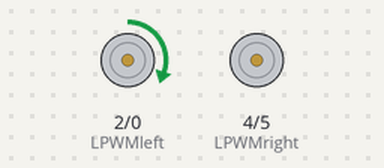
This sketch was run on a simulated ESP8266 (NodeMCU). Shown: motor-driver pin pairs drawn as motors (green arrow = first pin HIGH = forward, orange = second pin HIGH = backward, longer = more drive). WiFi joins after 1.5 s; servers stay silent unless stated; no MQTT or app messages arrive unless stated; what the sketch prints to the serial monitor is not drawn.

Above: at 1.6 s.
At 2.2 s:
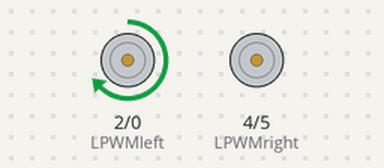
At 3.1 s:
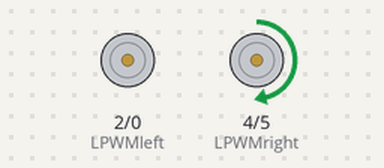
At 4.7 s:
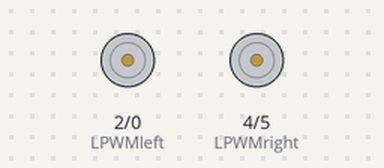
Timing chart, 0 to 6.2 s (numbered marks = the images above):
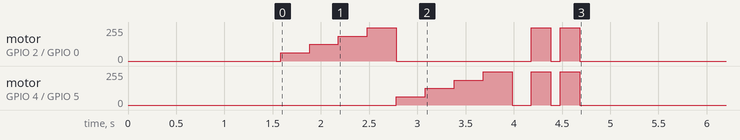

The sketch:

movement.ino
```cpp
#include <PubSubClient.h>
#include <SoftwareSerial.h>
#include <ESP8266WiFi.h>
#include <ArduinoJson.h>

String clientName     = "mover";
const char* ssid      = "droneboat";
const char* password  = "CHANGE!ME";
char* server          = "droneboat";
char* topic           = "movement";

int RPWMright = 5;
int LPWMright = 4;
int RPWMleft = 0;
int LPWMleft = 2;
int maxPWM = 1023;

WiFiClient wifiClient;

void callback(char* topic, byte* payload, unsigned int length) {
  String encoded;
  for (int i = 0; i < length; i++) {
    encoded += (char)payload[i];
  }

  DynamicJsonDocument json(2048);
  DeserializationError error = deserializeJson(json, encoded);
  if (error)
    return;

  String name = json["name"];
  if (name == "throttle") {
    int leftValue = json["side"]["left"];
    int rightValue = json["side"]["right"];

    int value = json["value"];
    setSpeed(leftValue, "left");
    setSpeed(rightValue, "right");
    //Serial.print("Received: "); Serial.print(name); Serial.print(" : "); Serial.println(value);
  }

}

PubSubClient client(server, 9090, callback, wifiClient);

void setup()
{
  Serial.begin(9600);
  client.setCallback(callback);

  // motor driver
  analogWriteFreq(10000);

  pinMode(RPWMleft, OUTPUT);
  pinMode(LPWMleft, OUTPUT);
  pinMode(RPWMright, OUTPUT);
  pinMode(LPWMright, OUTPUT);

  digitalWrite(RPWMleft, LOW);
  digitalWrite(LPWMleft, LOW);
  digitalWrite(RPWMright, LOW);
  digitalWrite(LPWMright, LOW);

  setSpeed(0, "left");
  setSpeed(0, "right");

  WIFI_login();

  deviceReady();

  //Serial.println("SETUP READY");
}

void loop() {
  if (WiFi.status() != WL_CONNECTED) {
    WIFI_login();
  }

  if(!client.connected()){
    MQTT_connect();
  }

  client.loop();
}

void WIFI_login() {
  Serial.printf("Connecting to %s ", ssid);
  WiFi.softAPdisconnect(true);
  WiFi.begin(ssid, password);
 // WiFi.config(staticIP, gateway, subnet);
  while (WiFi.status() != WL_CONNECTED)
  {
    delay(500);
    Serial.print(".");
  }
  Serial.println("WIFI CONNECTED");
  Serial.println("");
  Serial.print("IP address: ");
  Serial.println(WiFi.localIP());
  Serial.print("Netmask: ");
  Serial.println(WiFi.subnetMask());
  Serial.print("Gateway: ");
  Serial.println(WiFi.gatewayIP());
  MQTT_connect();
}

void MQTT_connect(){
  if (client.connect((char*) clientName.c_str())) {
    client.subscribe(topic);
    Serial.println("CONNECTED TO MQTT BROKER");
    Serial.print("Topic is: ");
    Serial.println(topic);

    if (client.publish(topic, "HELLO")) {
    } else {
      //Serial.println("Publish failed");
    }
  } else {
    MQTT_connect();
    //Serial.println("MQTT connect failed");
    //Serial.println("Will reset and try again...");
    //abort();
  }
}

/**
   wants a value between -100 and 100
*/
int setSpeed(int speed, String side) {
  int pwm = 0;
  int LPWM;
  int RPWM;

  if (side == "left") {
    LPWM = LPWMleft;
    RPWM = RPWMleft;
  } else {
    LPWM = LPWMright;
    RPWM = RPWMright;
  }

  if (speed == pwm) {
    //Serial.print("Stop Motor Speed: ");
    analogWrite(LPWM, pwm);
    analogWrite(RPWM, pwm);
  }
  if (speed > 0) {
    //Serial.print("Forward Motor Speed:");
    pwm = maxPWM / 100 * speed;
    analogWrite(LPWM, pwm);
    analogWrite(RPWM, 0);
  }
  if (speed < 0) {
    //Serial.print("Backward Motor Speed:");
    pwm = maxPWM / 100 * speed * -1;
    analogWrite(LPWM, 0);
    analogWrite(RPWM, pwm);
  }
  //Serial.print(speed);
  //Serial.print(" PWM: ");
  //Serial.println(pwm);
  return pwm;
}

void deviceReady(){
  setSpeed(25, "left");
  delay(300);
  setSpeed(50, "left");
  delay(300);
  setSpeed(75, "left");
  delay(300);
  setSpeed(100, "left");
  delay(300);
  setSpeed(0, "left");
  setSpeed(25, "right");
  delay(300);
  setSpeed(50, "right");
  delay(300);
  setSpeed(75, "right");
  delay(300);
  setSpeed(100, "right");
  delay(300);
  setSpeed(0, "right");
  delay(200);
  setSpeed(100, "right");
  setSpeed(100, "left");
  delay(200);
  setSpeed(0, "right");
  setSpeed(0, "left");
  delay(100);
  setSpeed(100, "right");
  setSpeed(100, "left");
  delay(200);
  setSpeed(0, "right");
  setSpeed(0, "left");
}
```
